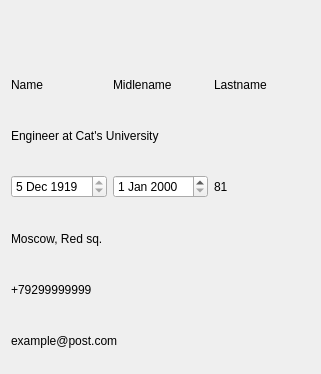
<?xml version="1.0" encoding="UTF-8"?>
<ui version="4.0">
 <class>Model</class>
 <widget class="QWidget" name="Model">
  <property name="geometry">
   <rect>
    <x>0</x>
    <y>0</y>
    <width>321</width>
    <height>374</height>
   </rect>
  </property>
  <property name="windowTitle">
   <string>Model</string>
  </property>
  <layout class="QVBoxLayout" name="verticalLayout">
   <item>
    <widget class="QLabel" name="label_7">
     <property name="text">
      <string/>
     </property>
     <property name="pixmap">
      <pixmap>../../Pictures/cat.png</pixmap>
     </property>
     <property name="scaledContents">
      <bool>true</bool>
     </property>
    </widget>
   </item>
   <item>
    <layout class="QHBoxLayout" name="horizontalLayout">
     <item>
      <widget class="QLabel" name="label">
       <property name="text">
        <string>Name</string>
       </property>
      </widget>
     </item>
     <item>
      <widget class="QLabel" name="label_2">
       <property name="text">
        <string>Midlename</string>
       </property>
      </widget>
     </item>
     <item>
      <widget class="QLabel" name="label_3">
       <property name="text">
        <string>Lastname</string>
       </property>
      </widget>
     </item>
    </layout>
   </item>
   <item>
    <widget class="QLabel" name="label_9">
     <property name="text">
      <string>Engineer at Cat's University</string>
     </property>
    </widget>
   </item>
   <item>
    <layout class="QHBoxLayout" name="horizontalLayout_2">
     <item>
      <widget class="QDateEdit" name="dateEdit">
       <property name="readOnly">
        <bool>true</bool>
       </property>
       <property name="dateTime">
        <datetime>
         <hour>0</hour>
         <minute>0</minute>
         <second>0</second>
         <year>1919</year>
         <month>12</month>
         <day>5</day>
        </datetime>
       </property>
      </widget>
     </item>
     <item>
      <widget class="QDateEdit" name="dateEdit_2"/>
     </item>
     <item>
      <widget class="QLabel" name="label_5">
       <property name="text">
        <string>81</string>
       </property>
      </widget>
     </item>
    </layout>
   </item>
   <item>
    <widget class="QLabel" name="label_4">
     <property name="text">
      <string>Moscow, Red sq.</string>
     </property>
    </widget>
   </item>
   <item>
    <widget class="QLabel" name="label_6">
     <property name="text">
      <string>+79299999999</string>
     </property>
    </widget>
   </item>
   <item>
    <widget class="QLabel" name="label_8">
     <property name="text">
      <string>example@post.com</string>
     </property>
    </widget>
   </item>
  </layout>
 </widget>
 <resources/>
 <connections/>
</ui>
